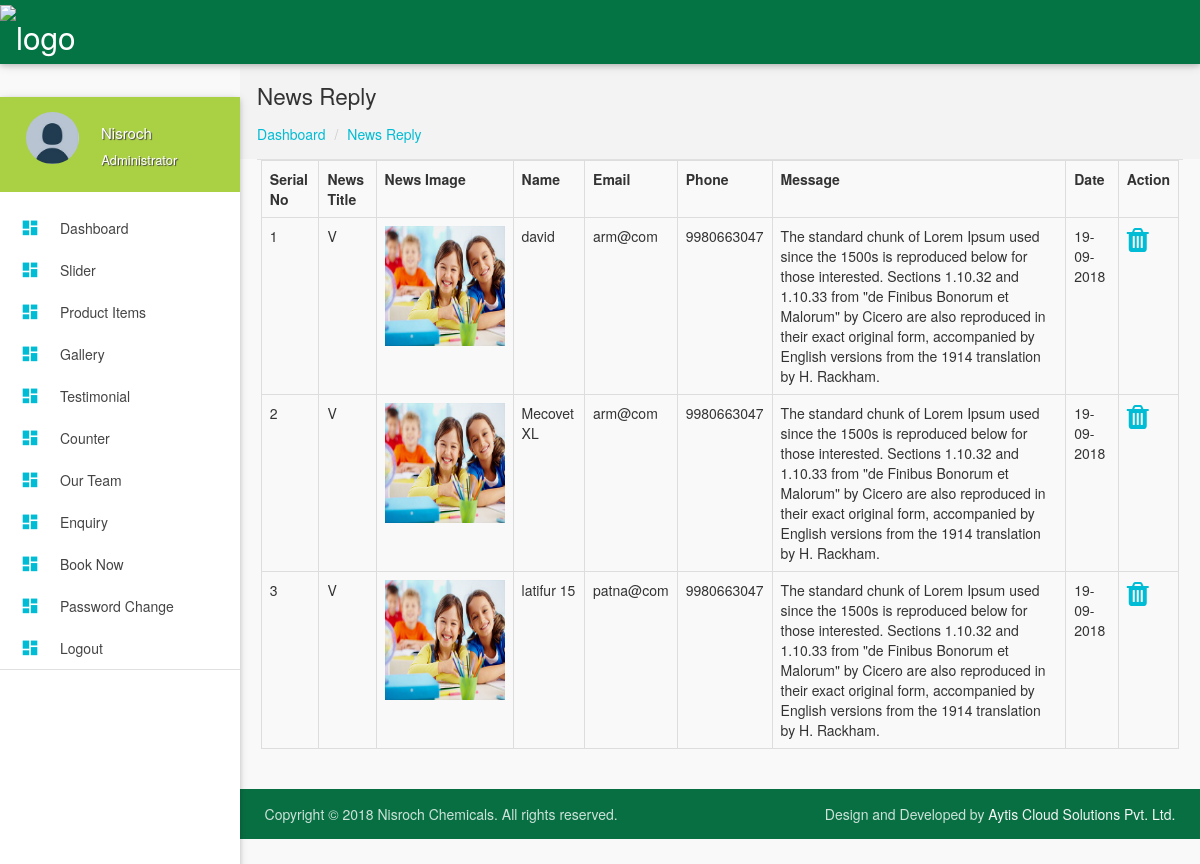
Page /admin/reply.php (signed in) on the committed database.
### tables this page shows
CREATE TABLE `reply` (
  `id` int(10) NOT NULL,
  `news_id` int(10) NOT NULL,
  `name` varchar(100) NOT NULL,
  `email` varchar(100) NOT NULL,
  `phone` varchar(100) NOT NULL,
  `message` longblob NOT NULL,
  `date` timestamp NOT NULL DEFAULT CURRENT_TIMESTAMP ON UPDATE CURRENT_TIMESTAMP
);

CREATE TABLE `news` (
  `id` int(10) NOT NULL,
  `image` longblob NOT NULL,
  `date` int(2) NOT NULL,
  `month` varchar(100) NOT NULL,
  `title` varchar(100) NOT NULL,
  `detail` longblob NOT NULL
);

### admin/reply.php (the view, shortened to what this page needs)
<?php include'header.php';?>
 <section id="content">
        <div id="breadcrumbs-wrapper">
          <div class="container">
            <div class="row">
              <div class="col s12 m12 l12">
                <h5 class="breadcrumbs-title">News Reply</h5>
                <ol class="breadcrumbs">
                  <li><a href="index.php">Dashboard</a>
                  </li>
                  <li><a href="#">News Reply</a>
                  </li>
                </ol>
              </div>
            </div>
          </div>
        </div>
        <div class="container">
            <div class="divider"></div>
            <div class="row">
                <div class="col-md-12">
                    <div class="table-responsive">
                        <table class="table table-bordered">
                            <tr>
                                <th>Serial No</th>
                                <th>News Title</th>
                                <th>News Image</th>
                                 <th>Name</th>
                                 <th>Email</th>
                                 <th>Phone</th>
                                 <th>Message</th>
                                 <th>Date</th>
                                  <th>Action</th>
                            </tr>
                            <?php
                            $count=1;
                            $sql=mysqli_query($conn,"select reply.name,reply.email,reply.phone,reply.message,reply.date,reply.id,news.title,news.image from reply inner join news on reply.news_id=news.id");
                            while($rows=mysqli_fetch_assoc($sql)){
                            ?>
                            <tr>
                                <td><?php echo $count++;?></td>
                                <td><?php echo $rows['title'];?></td>
                                 <td><img src="<?php echo $rows['image'];?>" width="120" height="120" /></td>
                                 <td><?php echo $rows['name'];?></td>
                                 <td><?php echo $rows['email'];?></td>
                                 <td><?php echo $rows['phone'];?></td>
                                  <td><?php echo $rows['message'];?></td>
                                  <td><?php echo date('d-m-Y',strtotime($rows['date']));?></td>
                                <td><a href="deletereply.php?id=<?php echo $rows['id'];?>"><i class="fa fa-trash fa-2x"></i></a></td>
                            </tr>
                           <?php }?>
                        </table>
                    </div>
                </div>
            </div>
        </div>
        <?php include 'footer.php';?>

### admin/header.php (shortened to what this page needs)
<?php
include("includes/db_connection.php");
?>
<!DOCTYPE html>
<html lang="en">
<head>
  <link href="../assets//css/bootstrap.min.css" type="text/css" rel="stylesheet" media="screen,projection">
  <link href="css/materialize.min.css" type="text/css" rel="stylesheet" media="screen,projection">
  <link href="css/style.min.css" type="text/css" rel="stylesheet" media="screen,projection">
    <link href="css/custom/custom.min.css" type="text/css" rel="stylesheet" media="screen,projection">
<link rel="stylesheet" href="https://cdnjs.cloudflare.com/ajax/libs/font-awesome/4.7.0/css/font-awesome.min.css">
  <link href="js/plugins/prism/prism.css" type="text/css" rel="stylesheet" media="screen,projection">
  <link href="js/plugins/perfect-scrollbar/perfect-scrollbar.css" type="text/css" rel="stylesheet" media="screen,projection">
  <link href="js/plugins/chartist-js/chartist.min.css" type="text/css" rel="stylesheet" media="screen,projection">
  <link href="js/plugins/dropify/css/dropify.min.css" type="text/css" rel="stylesheet" media="screen,projection">
</head>
<body>
  <header id="header" class="page-topbar">
        <div class="navbar-fixed">
            <nav class="navbar-color">
                <div class="nav-wrapper">
                    <ul class="left">
                        <li><a href="index.php" class="brand-logo darken-1"><img src="../assets/img/logo.png" alt="logo"></a></li>
                    </ul>
                </div>
            </nav>
        </div>
  </header>
  <div id="main">
    <div class="wrapper">
      <aside id="left-sidebar-nav">
                <ul id="slide-out" class="side-nav fixed leftside-navigation">
                <li class="user-details cyan darken-2">
                <div class="row">
                    <div class="col col s4 m4 l4">
                        <img src="images/avatar.jpg" alt="" class="circle responsive-img valign profile-image">
                    </div>
                    <div class="col col s8 m8 l8">
                        <?php
                        $role=$_SESSION['role'];
                        $sql=mysqli_query($conn,"select * from login where role='$role'");
                        $rr=mysqli_fetch_assoc($sql);
                        $name=$rr['username'];
                        ?>
                        <a class="btn-flat dropdown-button waves-effect waves-light white-text profile-btn" href="#" data-activates="profile-dropdown"><?php echo $name;?></a>
                        <p class="user-roal">Administrator</p>
                    </div>
                </div>
            </li>
                <li class="bold"><a href="index.php" class="waves-effect waves-cyan"><i class="mdi-action-dashboard"></i> Dashboard</a>
                </li>
                <li class="bold"><a href="slider.php" class="waves-effect waves-cyan"><i class="mdi-action-dashboard"></i> Slider</a>
                </li>
                <li class="bold"><a href="productitem.php" class="waves-effect waves-cyan"><i class="mdi-action-dashboard"></i> Product Items</a>
                </li>
                 <li class="bold"><a href="gallery.php" class="waves-effect waves-cyan"><i class="mdi-action-dashboard"></i> Gallery</a>
                </li>
                <li class="bold"><a href="testimonal.php" class="waves-effect waves-cyan"><i class="mdi-action-dashboard"></i> Testimonial</a>
                </li>
                  <li class="bold"><a href="counter.php" class="waves-effect waves-cyan"><i class="mdi-action-dashboard"></i> Counter</a>
                </li>
                 <li class="bold"><a href="team.php" class="waves-effect waves-cyan"><i class="mdi-action-dashboard"></i> Our Team</a>
                </li>
                <li class="bold"><a href="enquiry.php" class="waves-effect waves-cyan"><i class="mdi-action-dashboard"></i> Enquiry</a>
                </li>
                 <li class="bold"><a href="book.php" class="waves-effect waves-cyan"><i class="mdi-action-dashboard"></i> Book Now</a>
                </li>
                  <li class="bold"><a href="password.php" class="waves-effect waves-cyan"><i class="mdi-action-dashboard"></i> Password Change</a>
                </li>
                <li class="bold"><a href="logout.php" class="waves-effect waves-cyan"><i class="mdi-action-dashboard"></i> Logout</a>
                </li>
                <li class="li-hover"><div class="divider"></div></li>
            </ul>
            </aside>

### admin/header.php (style rules this page uses)
i { color: #aad044; }
#content { min-height:800px; }

### admin/reply.php (style rules this page uses)
i { color:#00bcd4; }

### rows in the picture
reply: news.title "V", news.image (picture), name "david", email "arm@com", phone "9980663047", message "The standard chunk of Lorem Ipsum used since the 1500s is reproduced below for those interested. Sections 1.10.32 and 1.10.33 from \"de Finibus Bonorum et Malorum\" by Cicero are also reproduced in their exact original form, accompanied by English versions from the 1914 translation by H. Rackham.", date "19-09-2018"
reply: news.title "V", news.image (picture), name "Mecovet XL", email "arm@com", phone "9980663047", message "The standard chunk of Lorem Ipsum used since the 1500s is reproduced below for those interested. Sections 1.10.32 and 1.10.33 from \"de Finibus Bonorum et Malorum\" by Cicero are also reproduced in their exact original form, accompanied by English versions from the 1914 translation by H. Rackham.", date "19-09-2018"
reply: news.title "V", news.image (picture), name "latifur 15", email "patna@com", phone "9980663047", message "The standard chunk of Lorem Ipsum used since the 1500s is reproduced below for those interested. Sections 1.10.32 and 1.10.33 from \"de Finibus Bonorum et Malorum\" by Cicero are also reproduced in their exact original form, accompanied by English versions from the 1914 translation by H. Rackham.", date "19-09-2018"

### other values in the picture
$name "Nisroch"
